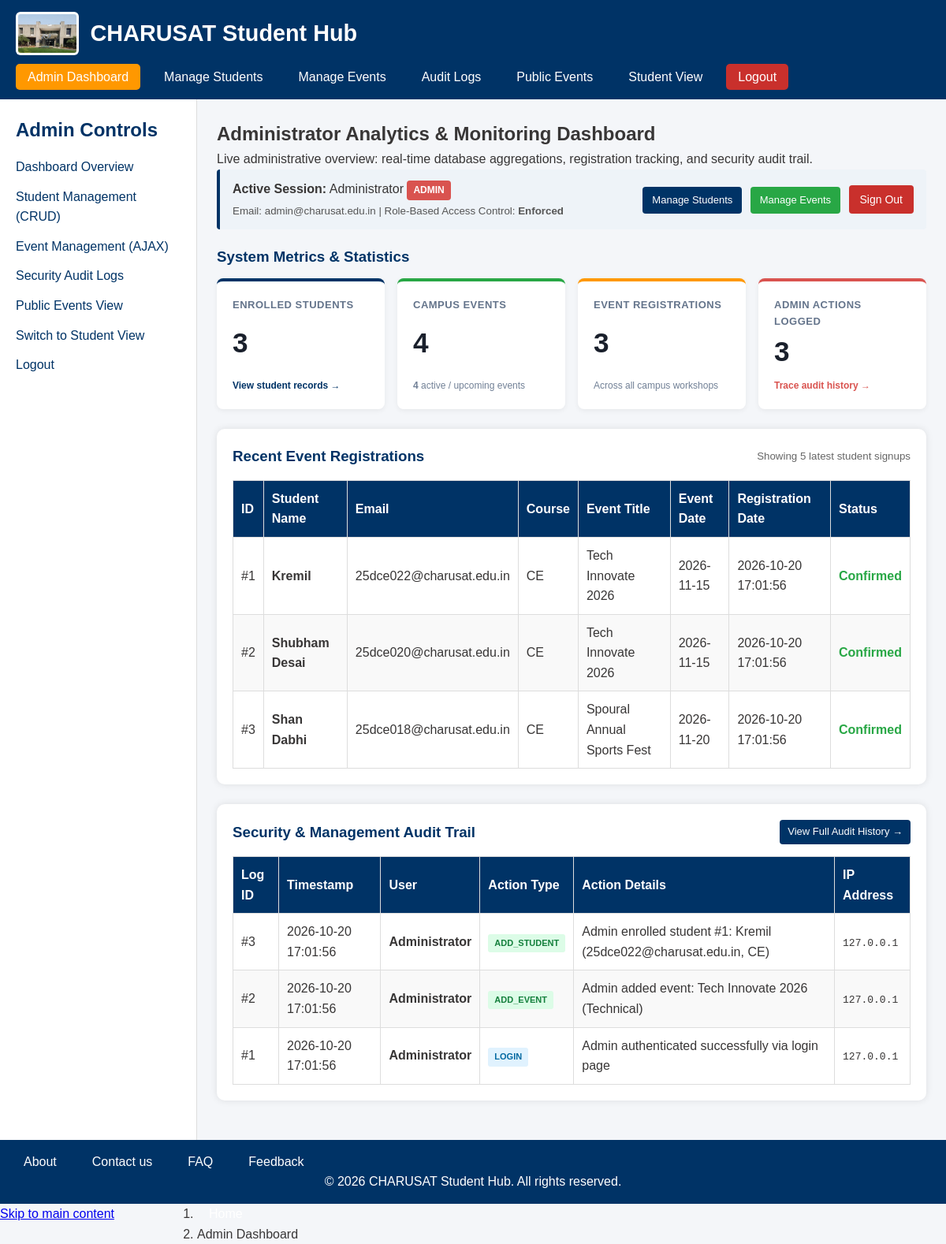
Screenshot of /admin-dashboard.php (signed in) with the database file from the repository.
### tables this page shows
CREATE TABLE IF NOT EXISTS audit_logs (
    log_id INT AUTO_INCREMENT PRIMARY KEY,
    user_id INT DEFAULT NULL,
    user_name VARCHAR(100) DEFAULT NULL,
    action VARCHAR(50) NOT NULL,
    details TEXT,
    ip_address VARCHAR(45) DEFAULT NULL,
    created_at TIMESTAMP DEFAULT CURRENT_TIMESTAMP
);

CREATE TABLE IF NOT EXISTS registrations (
    registration_id INT AUTO_INCREMENT PRIMARY KEY,
    student_id INT NOT NULL,
    event_id INT NOT NULL,
    registration_date TIMESTAMP DEFAULT CURRENT_TIMESTAMP,
    status ENUM('Confirmed', 'Pending', 'Cancelled') DEFAULT 'Confirmed',
    UNIQUE KEY unique_student_event (student_id, event_id)
);

CREATE TABLE IF NOT EXISTS students (
    student_id INT AUTO_INCREMENT PRIMARY KEY,
    full_name VARCHAR(100) NOT NULL,
    email VARCHAR(100) NOT NULL UNIQUE,
    mobile VARCHAR(15) NOT NULL,
    password VARCHAR(255) NOT NULL,
    course VARCHAR(50) NOT NULL,
    year INT NOT NULL,
    gender ENUM('Male', 'Female', 'Other') NOT NULL,
    role ENUM('student', 'admin') NOT NULL DEFAULT 'student',
    remember_token VARCHAR(255) DEFAULT NULL,
    created_at TIMESTAMP DEFAULT CURRENT_TIMESTAMP
);

CREATE TABLE IF NOT EXISTS events (
    event_id INT AUTO_INCREMENT PRIMARY KEY,
    title VARCHAR(150) NOT NULL,
    category VARCHAR(50) NOT NULL,
    description TEXT,
    event_date DATE NOT NULL,
    event_time VARCHAR(20) NOT NULL,
    venue VARCHAR(100) NOT NULL,
    capacity INT DEFAULT 100,
    poster VARCHAR(255) DEFAULT NULL,
    status ENUM('Upcoming', 'Ongoing', 'Completed', 'Cancelled') NOT NULL DEFAULT 'Upcoming',
    created_at TIMESTAMP DEFAULT CURRENT_TIMESTAMP
);

### admin-dashboard.php (the view, shortened to what this page needs)
<?php
require_once __DIR__ . '/auth.php';
$adminName = $_SESSION['user_name'] ?? 'Administrator';
$adminEmail = $_SESSION['user_email'] ?? '';
$adminRole = $_SESSION['user_role'] ?? 'admin';
$stats = [
    'students' => 0,
    'admins' => 0,
    'total_events' => 0,
    'active_events' => 0,
    'registrations' => 0,
    'audit_logs' => 0
];
try {
    $r = $conn->query("SELECT COUNT(*) AS c FROM students WHERE role = 'student'");
    $stats['students'] = $r->fetch_assoc()['c'] ?? 0;
    $r = $conn->query("SELECT COUNT(*) AS c FROM students WHERE role = 'admin'");
    $stats['admins'] = $r->fetch_assoc()['c'] ?? 0;
    $r = $conn->query("SELECT COUNT(*) AS c FROM events");
    $stats['total_events'] = $r->fetch_assoc()['c'] ?? 0;
    $r = $conn->query("SELECT COUNT(*) AS c FROM events WHERE status IN ('Upcoming', 'Ongoing')");
    $stats['active_events'] = $r->fetch_assoc()['c'] ?? 0;
    $r = $conn->query("SELECT COUNT(*) AS c FROM registrations");
    $stats['registrations'] = $r->fetch_assoc()['c'] ?? 0;
    $r = $conn->query("SELECT COUNT(*) AS c FROM audit_logs");
    $stats['audit_logs'] = $r->fetch_assoc()['c'] ?? 0;
} catch (mysqli_sql_exception $e) {
    $dbError = $e->getMessage();
}
$latestRegistrations = [];
try {
    $sql = "SELECT r.registration_id, s.full_name AS student_name, s.email, s.course, e.title AS event_title, e.event_date, r.registration_date, r.status
            FROM registrations r
            JOIN students s ON r.student_id = s.student_id
            JOIN events e ON r.event_id = e.event_id
            ORDER BY r.registration_date DESC LIMIT 5";
    $res = $conn->query($sql);
    if ($res) {
        while ($row = $res->fetch_assoc()) {
            $latestRegistrations[] = $row;
        }
    }
} catch (mysqli_sql_exception $e) {
    $latestRegistrations = [];
}
$recentLogs = [];
try {
    $lRes = $conn->query("SELECT * FROM audit_logs ORDER BY log_id DESC LIMIT 5");
    if ($lRes) {
        while ($row = $lRes->fetch_assoc()) {
            $recentLogs[] = $row;
        }
    }
} catch (mysqli_sql_exception $e) {
    $recentLogs = [];
}
?>
<!DOCTYPE html>
<html lang="en">
<head>
    <link rel="stylesheet" href="style.css">
</head>
<body>
    <a href="#main-content" class="skip-link">Skip to main content</a>
    <header>
        <div class="header-brand">
            <img src="CHARUSAT.jpg" alt="CHARUSAT University Banner" class="banner-img">
            <h1>CHARUSAT Student Hub</h1>
        </div>
        <nav aria-label="Primary">
            <?php echo renderRoleBasedNav('admin-dashboard.php'); ?>
        </nav>
    </header>
    <nav aria-label="Breadcrumb">
        <ol>
            <li><a href="index.html">Home</a></li>
            <li aria-current="page">Admin Dashboard</li>
        </ol>
    </nav>
    <aside>
        <?php echo renderRoleBasedSidebar('admin-dashboard.php'); ?>
    </aside>
    <main id="main-content">
        <h2>Administrator Analytics & Monitoring Dashboard</h2>
        <p>Live administrative overview: real-time database aggregations, registration tracking, and security audit trail.</p>
        <div class="user-status-card">
            <div>
                <strong>Active Session:</strong> <?php echo htmlspecialchars($adminName); ?>
                <span class="badge badge-admin"><?php echo htmlspecialchars($adminRole); ?></span>
                <br>
                <small style="color:#555;">Email: <?php echo htmlspecialchars($adminEmail); ?> | Role-Based Access Control: <strong>Enforced</strong></small>
            </div>
            <div>
                <a href="admin.php" class="btn-primary btn-sm" style="text-decoration:none; padding:7px 12px; margin-right:6px;">Manage Students</a>
                <a href="admin-events.php" class="btn-success btn-sm" style="text-decoration:none; padding:7px 12px; margin-right:6px;">Manage Events</a>
                <a href="logout.php" class="btn-danger">Sign Out</a>
            </div>
        </div>
        <section aria-labelledby="kpi-heading" style="background:transparent; box-shadow:none; padding:0; margin-bottom:15px;">
            <h3 id="kpi-heading" style="margin-bottom:12px; color:#003366;">System Metrics & Statistics</h3>
            <div class="stat-grid">
                <div class="stat-card stat-students">
                    <div class="stat-label">Enrolled Students</div>
                    <div class="stat-number"><?php echo $stats['students']; ?></div>
                    <div class="stat-footer">
                        <a href="admin.php" style="color:#003366; text-decoration:none; font-weight:bold;">View student records &rarr;</a>
                    </div>
                </div>
                <div class="stat-card stat-events">
                    <div class="stat-label">Campus Events</div>
                    <div class="stat-number"><?php echo $stats['total_events']; ?></div>
                    <div class="stat-footer">
                        <strong><?php echo $stats['active_events']; ?></strong> active / upcoming events
                    </div>
                </div>
                <div class="stat-card stat-regs">
                    <div class="stat-label">Event Registrations</div>
                    <div class="stat-number"><?php echo $stats['registrations']; ?></div>
                    <div class="stat-footer">
                        Across all campus workshops
                    </div>
                </div>
                <div class="stat-card stat-admins">
                    <div class="stat-label">Admin Actions Logged</div>
                    <div class="stat-number"><?php echo $stats['audit_logs']; ?></div>
                    <div class="stat-footer">
                        <a href="audit-logs.php" style="color:#d9534f; text-decoration:none; font-weight:bold;">Trace audit history &rarr;</a>
                    </div>
                </div>
            </div>
        </section>
        <section aria-labelledby="latest-reg-heading">
            <div style="display:flex; justify-content:space-between; align-items:center; flex-wrap:wrap; gap:10px; margin-bottom:12px;">
                <h3 id="latest-reg-heading" style="margin:0;">Recent Event Registrations</h3>
                <small style="color:#666;">Showing 5 latest student signups</small>
            </div>
            <?php if (!empty($latestRegistrations)): ?>
                <table>
                    <thead>
                        <tr>
                            <th scope="col">ID</th>
                            <th scope="col">Student Name</th>
                            <th scope="col">Email</th>
                            <th scope="col">Course</th>
                            <th scope="col">Event Title</th>
                            <th scope="col">Event Date</th>
                            <th scope="col">Registration Date</th>
                            <th scope="col">Status</th>
                        </tr>
                    </thead>
                    <tbody>
                        <?php foreach ($latestRegistrations as $reg): ?>
                            <tr>
                                <td>#<?php echo htmlspecialchars($reg['registration_id']); ?></td>
                                <td><strong><?php echo htmlspecialchars($reg['student_name']); ?></strong></td>
                                <td><?php echo htmlspecialchars($reg['email']); ?></td>
                                <td><?php echo htmlspecialchars($reg['course']); ?></td>
                                <td><?php echo htmlspecialchars($reg['event_title']); ?></td>
                                <td><?php echo htmlspecialchars($reg['event_date']); ?></td>
                                <td><?php echo htmlspecialchars($reg['registration_date']); ?></td>
                                <td>
                                    <span style="color:#28a745; font-weight:bold;">
                                        <?php echo htmlspecialchars($reg['status']); ?>
                                    </span>
                                </td>
                            </tr>
                        <?php endforeach; ?>
                    </tbody>
                </table>
            <?php else: ?>
                <p style="padding:15px; color:#666; background:#f9f9f9; border-radius:4px;">No student registrations recorded yet.</p>
            <?php endif; ?>
        </section>
        <section aria-labelledby="audit-heading">
            <div style="display:flex; justify-content:space-between; align-items:center; flex-wrap:wrap; gap:10px; margin-bottom:12px;">
                <h3 id="audit-heading" style="margin:0;">Security & Management Audit Trail</h3>
                <a href="audit-logs.php" class="btn-sm btn-primary" style="text-decoration:none;">View Full Audit History &rarr;</a>
            </div>
            <?php if (!empty($recentLogs)): ?>
                <table>
                    <thead>
                        <tr>
                            <th scope="col">Log ID</th>
                            <th scope="col">Timestamp</th>
                            <th scope="col">User</th>
                            <th scope="col">Action Type</th>
                            <th scope="col">Action Details</th>
                            <th scope="col">IP Address</th>
                        </tr>
                    </thead>
                    <tbody>
                        <?php foreach ($recentLogs as $log):
                            $act = strtolower($log['action']);
                            $badgeClass = 'badge-log-login';
                            if (strpos($act, 'add') !== false || strpos($act, 'create') !== false) $badgeClass = 'badge-log-add';
                            elseif (strpos($act, 'update') !== false || strpos($act, 'edit') !== false) $badgeClass = 'badge-log-update';
                            elseif (strpos($act, 'delete') !== false) $badgeClass = 'badge-log-delete';
                            elseif (strpos($act, 'logout') !== false) $badgeClass = 'badge-log-logout';
                        ?>
                            <tr>
                                <td>#<?php echo htmlspecialchars($log['log_id']); ?></td>
                                <td><?php echo htmlspecialchars($log['created_at']); ?></td>
                                <td><strong><?php echo htmlspecialchars($log['user_name']); ?></strong></td>
                                <td>
                                    <span class="badge-log <?php echo $badgeClass; ?>">
                                        <?php echo htmlspecialchars($log['action']); ?>
                                    </span>
                                </td>
                                <td><?php echo htmlspecialchars($log['details']); ?></td>
                                <td><code><?php echo htmlspecialchars($log['ip_address']); ?></code></td>
                            </tr>
                        <?php endforeach; ?>
                    </tbody>
                </table>
            <?php else: ?>
                <p style="padding:15px; color:#666; background:#f9f9f9; border-radius:4px;">No audit logs recorded yet.</p>
            <?php endif; ?>
        </section>
    </main>
    <footer>
        <nav aria-label="Footer">
            <ul>
                <li><a href="about.html">About</a></li>
                <li><a href="contact.html">Contact us</a></li>
                <li><a href="faq.html">FAQ</a></li>
                <li><a href="feedback.html">Feedback</a></li>
            </ul>
        </nav>
        <p>&copy; 2026 CHARUSAT Student Hub. All rights reserved.</p>
    </footer>
</body>
</html>

### style.css (style rules this page uses)
* { margin: 0; padding: 0; box-sizing: border-box; }
body { font-family: Arial, Helvetica, sans-serif; background: #f4f6f9; color: #383636; line-height: 1.6; display: grid; grid-template-areas: "header header" "aside main" "footer footer"; grid-template-columns: 250px 1fr; min-height: 100vh; }
header { grid-area: header; background: #003366; color: white; padding: 15px 20px; display: flex; justify-content: space-between; align-items: center; flex-wrap: wrap; gap: 15px; }
.header-brand { display: flex; align-items: center; gap: 15px; }
header img.banner-img, .header-brand img, header img { height: 55px; width: auto; object-fit: contain; border-radius: 6px; background: #ffffff; padding: 3px; }
header h1 { font-size: 1.8rem; margin: 0; }
nav ul { list-style: none; display: flex; gap: 15px; flex-wrap: wrap; }
nav a { text-decoration: none; color: white; padding: 8px 15px; border-radius: 5px; transition: 0.3s; }
aside { grid-area: aside; background: white; padding: 20px; border-right: 1px solid #ddd; }
main { grid-area: main; padding: 25px; }
footer { grid-area: footer; background: #003366; color: white; text-align: center; padding: 15px; }
section { background: white; margin-bottom: 25px; padding: 20px; border-radius: 10px; box-shadow: 0 0 10px rgba(0, 0, 0, 0.1); }
section h2, section h3 { color: #003366; margin-bottom: 15px; }
.badge { display: inline-block; padding: 3px 8px; font-size: 12px; font-weight: bold; border-radius: 4px; text-transform: uppercase; }
.badge-admin { background-color: #d9534f; color: white; }
.user-status-card { background: #eef3f8; border-left: 4px solid #003366; padding: 12px 16px; margin-bottom: 20px; border-radius: 4px; display: flex; justify-content: space-between; align-items: center; flex-wrap: wrap; gap: 10px; }
.btn-danger { background: #c9302c; color: white; text-decoration: none; padding: 7px 14px; border-radius: 4px; display: inline-block; font-size: 14px; }
.btn-primary { background: #003366; color: white; }
.btn-success { background: #28a745; color: white; }
.btn-sm { padding: 5px 10px; font-size: 13px; border-radius: 4px; display: inline-block; text-decoration: none; cursor: pointer; }
table { width: 100%; border-collapse: collapse; margin-top: 15px; }
th { background: #003366; color: white; }
th, td { border: 1px solid #ddd; padding: 10px; text-align: left; }
tr:nth-child(even) { background: #f9f9f9; }
.stat-grid { display: grid; grid-template-columns: repeat(auto-fit, minmax(210px, 1fr)); gap: 16px; margin-bottom: 25px; }
.stat-card { background: #fff; border-radius: 8px; padding: 20px; box-shadow: 0 2px 6px rgba(0, 0, 0, 0.06); border-top: 4px solid #003366; display: flex; flex-direction: column; justify-content: space-between; }
.stat-card.stat-students { border-top-color: #003366; }
.stat-card.stat-events { border-top-color: #28a745; }
.stat-card.stat-regs { border-top-color: #ff9800; }
.stat-card.stat-admins { border-top-color: #d9534f; }
.stat-number { font-size: 2.2rem; font-weight: bold; color: #1a202c; line-height: 1.1; margin: 8px 0; }
.stat-label { font-size: 13px; font-weight: bold; text-transform: uppercase; letter-spacing: 0.5px; color: #64748b; }
.stat-footer { font-size: 12px; color: #718096; margin-top: 6px; }
.badge-log { font-size: 11px; padding: 3px 8px; border-radius: 3px; font-weight: bold; display: inline-block; text-transform: uppercase; }
.badge-log-login { background: #e0f2fe; color: #0369a1; }
.badge-log-add { background: #dcfce7; color: #15803d; }

### rows the page displays
audit_logs: log_id "3", user "4", created_at "2026-10-20 17:01:56", user_name "Administrator", action "ADD_STUDENT", details "Admin enrolled student #1: Kremil (25dce022@charusat.edu.in, CE)", ip_address "127.0.0.1"
registrations: registration_id "1", student.full_name "Kremil", student.email "25dce022@charusat.edu.in", student.course "CE", event.title "Tech Innovate 2026", event.event_date "2026-11-15", registration_date "2026-10-20 17:01:56", status "Confirmed"
registrations: registration_id "2", student.full_name "Shubham Desai", student.email "25dce020@charusat.edu.in", student.course "CE", event.title "Tech Innovate 2026", event.event_date "2026-11-15", registration_date "2026-10-20 17:01:56", status "Confirmed"
registrations: registration_id "3", student.full_name "Shan Dabhi", student.email "25dce018@charusat.edu.in", student.course "CE", event.title "Spoural Annual Sports Fest", event.event_date "2026-11-20", registration_date "2026-10-20 17:01:56", status "Confirmed"
audit_logs: log_id "2", created_at "2026-10-20 17:01:56", user_name "Administrator", action "ADD_EVENT", details "Admin added event: Tech Innovate 2026 (Technical)", ip_address "127.0.0.1"
audit_logs: log_id "1", created_at "2026-10-20 17:01:56", user_name "Administrator", action "LOGIN", details "Admin authenticated successfully via login page", ip_address "127.0.0.1"

### other values shown
$label "Admin Dashboard"
$label "Manage Students"
$label "Manage Events"
$label "Audit Logs"
$label "Public Events"
$label "Student View"
$label "Logout"
$label "Dashboard Overview"
$label "Student Management (CRUD)"
$label "Event Management (AJAX)"
$label "Security Audit Logs"
$label "Public Events View"
$label "Switch to Student View"
$adminName "Administrator"
$adminRole "ADMIN"
